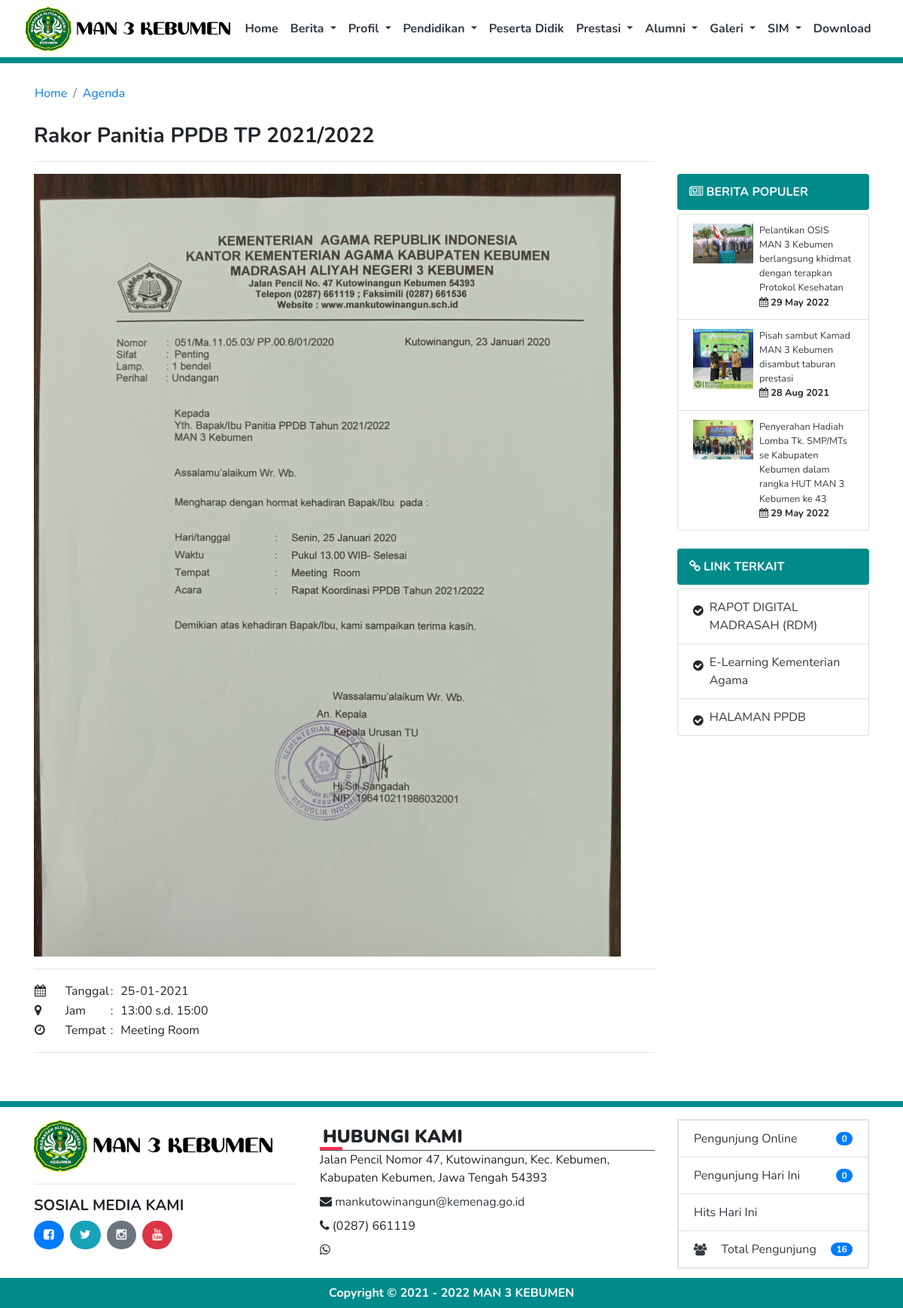
The page /agenda/detail/rakor-panitia-ppdb-tp-2021-2022 on the database its author committed.
### tables this page shows
CREATE TABLE `tb_profil` (
  `id` int(11) NOT NULL,
  `nama_web` varchar(100) NOT NULL,
  `jenjang` int(2) NOT NULL,
  `logo_web` varchar(50) NOT NULL,
  `favicon` varchar(50) NOT NULL,
  `meta_description` varchar(300) NOT NULL,
  `meta_keyword` varchar(200) NOT NULL,
  `profil` text NOT NULL,
  `alamat` varchar(300) NOT NULL,
  `email` varchar(100) NOT NULL,
  `telp` varchar(20) NOT NULL,
  `fax` varchar(20) NOT NULL,
  `whatsapp` varchar(20) NOT NULL,
  `akreditasi` varchar(5) NOT NULL,
  `kurikulum` varchar(30) NOT NULL,
  `file` varchar(250) NOT NULL,
  `nama_kepsek` varchar(100) NOT NULL,
  `nama_operator` varchar(100) NOT NULL,
  `instagram` varchar(200) NOT NULL,
  `facebook` varchar(200) NOT NULL,
  `twitter` varchar(200) NOT NULL,
  `youtube` varchar(200) NOT NULL,
  `gambar` varchar(200) NOT NULL
);

CREATE TABLE `tb_agenda` (
  `id` int(3) NOT NULL,
  `nama_agenda` varchar(100) NOT NULL,
  `berapa_hari` int(3) NOT NULL,
  `tgl` date NOT NULL,
  `tgl_mulai` date NOT NULL,
  `tgl_selesai` date NOT NULL,
  `jam_mulai` varchar(20) NOT NULL,
  `jam_selesai` varchar(20) NOT NULL,
  `keterangan` text NOT NULL,
  `tempat` varchar(100) NOT NULL,
  `gambar` varchar(250) NOT NULL,
  `slug` varchar(150) NOT NULL
);

CREATE TABLE `tb_berita` (
  `id` int(4) NOT NULL,
  `nama` varchar(100) NOT NULL,
  `isi` text NOT NULL,
  `gambar` varchar(250) NOT NULL,
  `dibaca` int(5) NOT NULL,
  `id_user` int(2) NOT NULL,
  `is_active` int(1) NOT NULL,
  `hari` varchar(10) NOT NULL,
  `tgl` datetime NOT NULL,
  `slug` varchar(150) NOT NULL
);

CREATE TABLE `tb_link` (
  `id` int(11) NOT NULL,
  `nama` varchar(100) NOT NULL,
  `link` text NOT NULL,
  `is_active` int(11) NOT NULL
);

### application/views/agenda/detail_agenda.php (the view, shortened to what the rows shown need)
<section id="isi" class="pt-3 pb-5">
    <div class="container">
        <div class="row">
    <div class="container">
        <div class="row">
            <div class="col-md-9 text-break">
                <div class="row">
                    <?php if($data->gambar != '' AND file_exists("assets/img/agenda/$data->gambar")){ ?>
                        <div class="col-md-12">
                            <a href="<?= base_url("assets/img/agenda/$data->gambar"); ?>" class="image-link">
                                <img src="<?= base_url("assets/img/agenda/$data->gambar"); ?>" class="img img-fluid"><br>
                            </a>
                        </div>
                    <?php } ?>
                    <div class="col-md-12">
                        <table>
                            <tr>
                                <td style="vertical-align: top"><i class="fa fa-calendar"></i></td>
                                <td style="vertical-align: top" width="15%">Tanggal</td>
                                <td style="vertical-align: top">:</td>
                                <td style="vertical-align: top"><?php
                                    if($data->berapa_hari == 2 AND $data->tgl_mulai != '0000-00-00' AND $data->tgl_selesai != '0000-00-00')
                                    {
                                        echo date('d-m-Y', strtotime($data->tgl_mulai)).' s.d. '.date('d-m-Y', strtotime($data->tgl_selesai));
                                    }elseif($data->berapa_hari == 1 AND $data->tgl != '0000-00-00')
                                    {
                                        echo date('d-m-Y', strtotime($data->tgl));
                                    }else
                                    {
                                    }
                                    ?>
                                </td>
                            </tr>
                            <tr>
                                <td style="vertical-align: top"><i class="fa fa-map-marker"></i></td>
                                <td style="vertical-align: top" width="15%">Jam</td>
                                <td style="vertical-align: top">:</td>
                                <td style="vertical-align: top"><?php
                                    if($data->jam_mulai != '' AND $data->jam_selesai != '')
                                    {
                                        echo date('H:i', strtotime($data->jam_mulai)).' s.d. '.date('H:i', strtotime($data->jam_selesai));
                                    }else
                                    {
                                    }
                                    ?>
                                </td>
                            </tr>
                            <tr>
                                <td style="vertical-align: top"><i class="fa fa-clock-o"></i></td>
                                <td style="vertical-align: top" width="15%">Tempat</td>
                                <td style="vertical-align: top">:</td>
                                <td style="vertical-align: top"><?= $data->tempat; ?></td>
                            </tr>
                        </table>
                    </div>
                </div>
            </div>
            <div class="col-md-3 d-none d-sm-none d-md-block">
                <ul class="list-group">
                    <?php
                    if($berita_terpopuler->num_rows() > 0)
                    {
                        foreach($berita_terpopuler->result() as $r):
                            if($r->gambar != '' AND file_exists("assets/img/berita/$r->gambar"))
                            {
                                $img = $r->gambar;
                            }else
                            {
                                $img = 'no-image.png';
                            }
                            echo'<li class="list-group-item d-flex justify-content-start align-items-start text-break">
                                    <a href="'.base_url("berita/detail/$r->slug").'">
                                        <img src="'.base_url("assets/img/berita/$img").'" class="img img-fluid mr-2" style="max-width: 80px">
                                    </a>
                                    <small>
                                        <a href="'.base_url("berita/detail/$r->slug").'" class="text-dark text-decoration-none">'.$r->nama.'</a>
                                        <br><i class="fa fa-calendar"></i> <b>'.date('d M Y', strtotime($r->tgl)).'</b>
                                    </small>
                                </li>';
                        endforeach;
                    }else
                    {
                        echo'<li class="list-group-item d-flex justify-content-center text-danger text-break">
                                <b>BELUM ADA BERITA</b>
                            </li>';
                    }
                    ?>
                </ul>
                <br>
                <ul class="list-group">
                <?php
                    if($link_terkait->num_rows() > 0)
                    {
                        foreach($link_terkait->result() as $r):
                            if(is_url($r->link))
                            {
                                echo'<li class="list-group-item d-flex justify-content-start text-break">
                                        <i class="fa fa-check-circle mr-2 mt-2"></i>
                                        <a href="'.$r->link.'" class="text-dark">'.$r->nama.'</a>
                                    </li>';
                            }
                            else
                            {
                                echo'<li class="list-group-item d-flex justify-content-start text-break">
                                        <i class="fa fa-check-circle  mr-2 mt-2"></i>
                                        <a href="javascript:void(0)" class="text-dark" onclick="return alert("LINK OFF")">'.$r->nama.'</a>
                                    </a>';
                            }
                        endforeach;
                    }else
                    {
                        echo'<li class="list-group-item d-flex justify-content-center text-danger text-break">
                                <b>BELUM ADA LINK</b>
                            </li>';
                    }
                    ?>
                </ul>
            </div>
        </div>
    </div>
</section>

### application/views/template/topbar.php (shortened to what the rows shown need)
<body>
<nav class="navbar navbar-expand-lg navbar-light bg-white sticky-top d-flex justify-content-center">
      <a href="<?= base_url(); ?>"><img src="<?= base_url(); ?>assets/img/logo/<?= logo_web(); ?>" class="img img-fluid" style="object-fit:contain; max-height:60px;"></a>
</nav>

### application/views/template/footer.php (shortened to what the rows shown need)
<section>
  <footer class="pt-3 footer mt-auto py-3" id="contact">
    <div class="container">
        <div class="row">
          <div class="col-lg-4 col-md-6 col-sm-6 mb-3">
            <img src="<?= base_url(); ?>assets/img/logo/<?= logo_web(); ?>" class="img img-fluid" style="object-fit:contain; max-height:70px;"><hr>
            <h5><b>SOSIAL MEDIA KAMI</b></h5>
            <?php
            if(is_url(facebook()))
            {
              echo'<a href="'.facebook().'" title="facebook" class="btn bg-primary text-white btn-radius mr-2" target="_blank"><i class="fa fa-facebook-square"></i></a>';
            }else
            {
              echo'<a href="javascript:void(0)" title="facebook" class="btn bg-primary text-white btn-radius mr-2"><i class="fa fa-facebook-square"></i></a>';
            }
            if(is_url(twitter()))
            {
              echo'<a href="'.twitter().'" title="twitter" class="btn bg-info text-white btn-radius mr-2" target="_blank"><i class="fa fa-twitter"></i></a>';
            }else
            {
              echo'<a href="javascript:void(0)" title="twitter" class="btn bg-info text-white btn-radius mr-2"><i class="fa fa-twitter"></i></a>';
            }
            if(is_url(instagram()))
            {
              echo'<a href="'.instagram().'" title="instagram" class="btn bg-secondary text-white btn-radius mr-2" target="_blank"><i class="fa fa-instagram"></i></a>';
            }else
            {
              echo'<a href="javascript:void(0)" title="instagram" class="btn bg-secondary text-white btn-radius mr-2"><i class="fa fa-instagram"></i></a>';
            }
            if(is_url(youtube()))
            {
              echo'<a href="'.youtube().'" title="youtube" class="btn bg-danger text-white btn-radius mr-2" target="_blank"><i class="fa fa-youtube"></i></a>';
            }else
            {
              echo'<a href="javascript:void(0)" title="youtube" class="btn bg-danger text-white btn-radius mr-2"><i class="fa fa-youtube"></i></a>';
            }
            ?>
          </div>
            <div class="col-lg-5 col-md-6 col-sm-6 mb-3">
              <h5 class="footer-title p-1"><b>HUBUNGI KAMI</b></h5>
                <div>
                  <?= alamat(); ?>
                </div>
                <div class="mt-2">
                  <i class="fa fa-envelope"></i> <?php
                                                  if(is_email(email()))
                                                  {
                                                    echo'<a href="mailto:'.email().'" class="text-dark">'.email().'</a>';
                                                  }else
                                                  {
                                                    echo'<a href="javascript:void(0)" class="text-dark">'.email().'</a>';
                                                  }
                                                  ?>
                </div>
                <div class="mt-2">
                  <i class="fa fa-phone"></i> <?= telp(); ?>
                </div>
                <div class="mt-2">
                  <i class="fa fa-whatsapp"></i> <?= whatsapp(); ?>
                </div>
            </div>
          </div>
        </div>
  </footer>
  <div class="bg-dark-slate-blue" style="margin-top:-20px">
    <div class="container pt-2 pb-2">
      <div class="col-md-12 text-white text-center">
        <b><?php
          $tahun = '2021';
          $tahun_sekarang = date('Y');
          if($tahun_sekarang > $tahun){ ?>
            Copyright &copy; <?= $tahun; ?> - <?= $tahun_sekarang; ?> <a href="javascript:void(0)" class="text-decoration-none text-white"><?= title(); ?></a>
          <?php }else{ ?>
            Copyright &copy; <?= $tahun_sekarang; ?> <a href="javascript:void(0)" class="text-decoration-none text-white"><?= title(); ?></a>
          <?php } ?>
        </b>
      </div>
    </div>
  </div>
</section>
</body>
</html>

### rows shown on the page
tb_profil: logo_web (picture), alamat "Jalan Pencil Nomor 47, Kutowinangun, Kec. Kebumen, Kabupaten Kebumen, Jawa Tengah 54393", email "mankutowinangun@kemenag.go.id", telp "(0287) 661119", nama_web "MAN 3 KEBUMEN"
tb_agenda: gambar (picture), tgl "25-01-2021", jam_mulai "13:00", jam_selesai "15:00", tempat "Meeting Room"
tb_berita: gambar (picture), nama "Pelantikan OSIS MAN 3 Kebumen berlangsung khidmat dengan terapkan Protokol Kesehatan", tgl "29 May 2022"
tb_berita: gambar (picture), nama "Pisah sambut Kamad MAN 3 Kebumen disambut taburan prestasi", tgl "28 Aug 2021"
tb_berita: gambar (picture), nama "Penyerahan Hadiah Lomba Tk. SMP/MTs se Kabupaten Kebumen dalam rangka HUT MAN 3 Kebumen ke 43", tgl "29 May 2022"
tb_link: nama "RAPOT DIGITAL MADRASAH (RDM)"
tb_link: nama "E-Learning Kementerian Agama"
tb_link: nama "HALAMAN PPDB"

### other values the page prints
$title "Rakor Panitia PPDB TP 2021/2022"
$pengunjungonline "0"
$pengunjung "0"
$totalpengunjung['total'] "16"
$tahun "2021"
